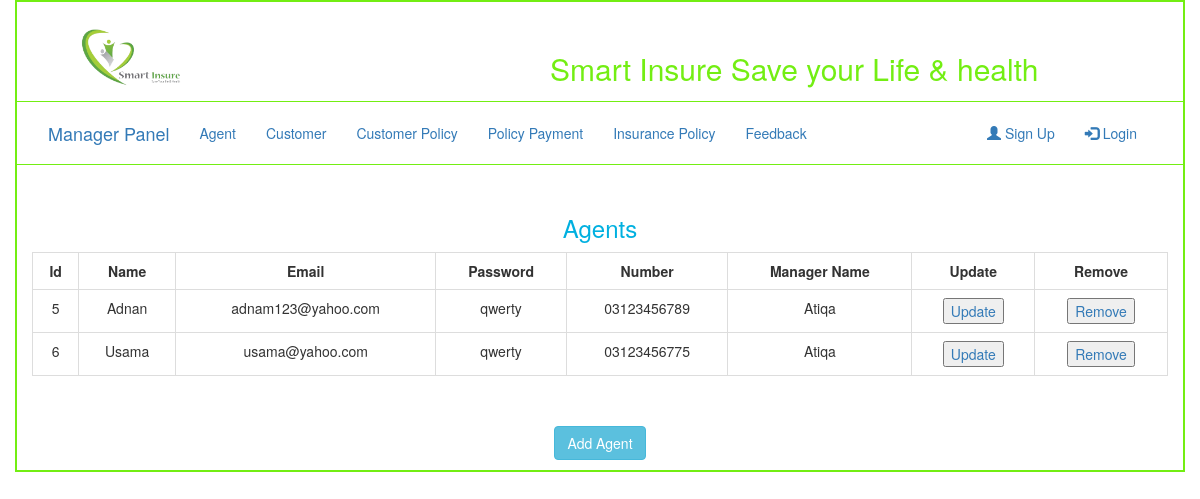
Before: /manager/agent.php with the older database file.
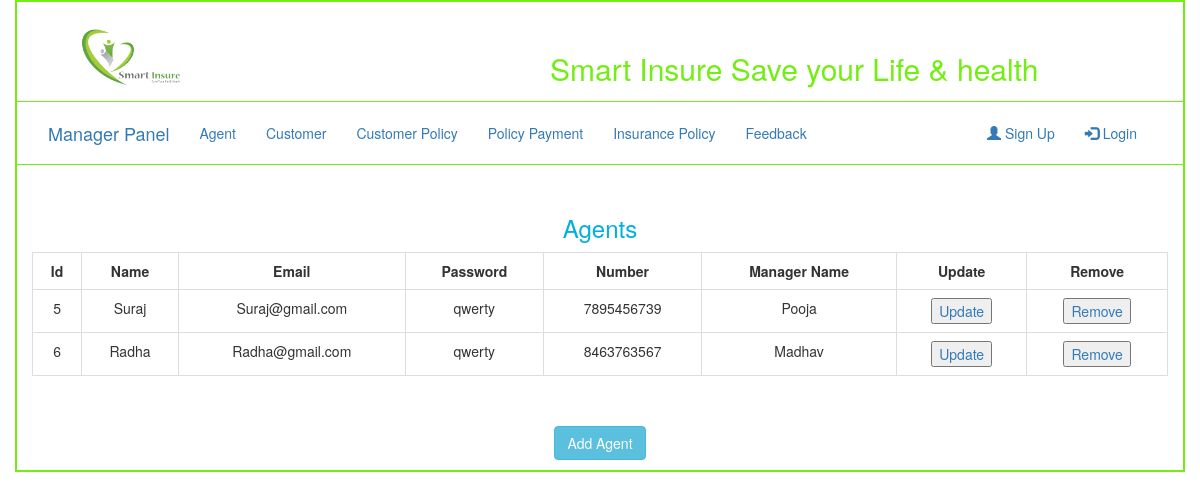
After: the same page with the newer database file.
### tables this page shows
CREATE TABLE `registration` (
  `id` int(11) NOT NULL,
  `name` varchar(50) NOT NULL,
  `email` varchar(50) NOT NULL,
  `password` varchar(30) NOT NULL,
  `num` varchar(12) NOT NULL,
  `userType` varchar(30) NOT NULL,
  `manager_name` varchar(50) NOT NULL,
  `agent_name` varchar(30) NOT NULL,
  `address` varchar(60) NOT NULL
);

### manager/agent.php (the view, shortened to what this page needs)
<?php
include "db.php";
?>
<!DOCTYPE html>
<html>
<head>
<link type="text/css" rel="stylesheet" href="../css/bootstrap.css"/>
</head>
<body>
<div class="container" style="border: 2px solid #73EE13">
  <div class="row" style="border-bottom: 1px solid #73EE13">
    <div class="col-sm-4"><a href="../index.php">
      <img src="../images/logo.png" class="img-responsive" height="150px" width="200px"></a>
    </div>
    <div class="col-sm-8" style="  margin-top: 30px; text-align: center ">
      <h2> <font color="#73EE13"> Smart Insure Save your Life & health </font>  </h2>
    </div>
  </div>
  <div class="row" style="border-bottom: 1px solid #73EE13">
    <div class="col-sm-12" style="margin-bottom: -15px; margin-top: 5px; ">
      <nav class="navbar navbar-fluid">
  <div class="container-fluid">
    <div class="navbar-header">
      <a class="navbar-brand" href="manager.php">Manager Panel</a>
    </div>
    <div class="collapse navbar-collapse" id="myNavbar">
      <ul class="nav navbar-nav">
        <li><a href="agent.php">Agent</a></li>
        <li><a href="manager_customer.php">Customer</a></li>
        <li><a href="customer_policy.php">Customer Policy</a></li>
        <li><a href="policy_payment.php">Policy Payment</a></li>
        <li><a href="insurance_policy.php">Insurance Policy </a></li>
        <li><a href="feedback.php">Feedback</a></li>
      </ul>
      <ul class="nav navbar-nav navbar-right">
       <?php
  if(isset($_SESSION['name'])){
    ?>
   <li><a href="#"> <?php echo strtoupper($_SESSION['name']); ?></a></li>
      <li><a href="../login/logout.php"><span class="glyphicon glyphicon-log-out"></span> Logout</a></li>
    <?php
}
else{
  echo "<li><a href='login/register.php'><span class='glyphicon glyphicon-user'></span> Sign Up</a></li>";
  echo "      <li><a href='login/login.php'><span class='glyphicon glyphicon-log-in'></span> Login</a></li>";
}
?> </ul>
    </div>
  </div>
</nav>
    </div>
  </div>
<div class="row">
<div class="col-sm-12" style="margin-top: 30px">
 <h3 align="center"> <font color="sky blue"> Agents</h3>
<div class="table-responsive">
  <table class="table table-hover table-bordered "  border="2px solid green" cellspacing="0px" cellpadding="10px" align="center">
<tr >
<th> <center>  Id </center> </th>
<th> <center>  Name </center> </th>
<th> <center> Email </center> </th>
<th> <center> Password </center> </th>
<th> <center> Number </center> </th>
<th> <center> Manager Name </center> </th>
 <th> <center> Update </center> </th>
<th> <center> Remove </center> </th>
</tr>
  <?php
$qwery = "SELECT * from registration where userType= 'agent'";
$run=mysqli_query($con, $qwery);
while ($roww = mysqli_fetch_array($run, MYSQLI_BOTH)) {
   echo " <form action='agent.php' method='POST'>
   <tr align='center'>
   <td> $roww[id] </td>
   <td> $roww[name] </td>
   <td> $roww[email] </td>
   <td> $roww[password] </td>
   <td> $roww[num] </td>
   <td> $roww[manager_name] </td>
<td><center><a href='agent_update.php?Aid=$roww[id]'> <button >Update </a></button> </center></td>
<td><center><a href='agent_delete.php?Aid=$roww[id]'> <button>Remove </a></button> </center></td>
   </tr>";
}
echo "</form></table>";
  ?>
</div></div></div>
<div class="row">
<div class="col-sm-12" style="margin-top: 30px">
<p align="center"><button type="button" class="btn btn-info" onclick="myFunction()" >Add Agent</button></p>
 </div></div>
</div>
</body>
</html>

Changed rows visible on the page:
changed registration id 5: name "Adnan" → "Suraj"; email "adnam123@yahoo.com" → "Suraj@gmail.com"; num "03123456789" → "7895456739"; manager_name "Atiqa" → "Pooja"
changed registration id 6: name "Usama" → "Radha"; email "usama@yahoo.com" → "Radha@gmail.com"; num "03123456775" → "8463763567"; manager_name "Atiqa" → "Madhav"
